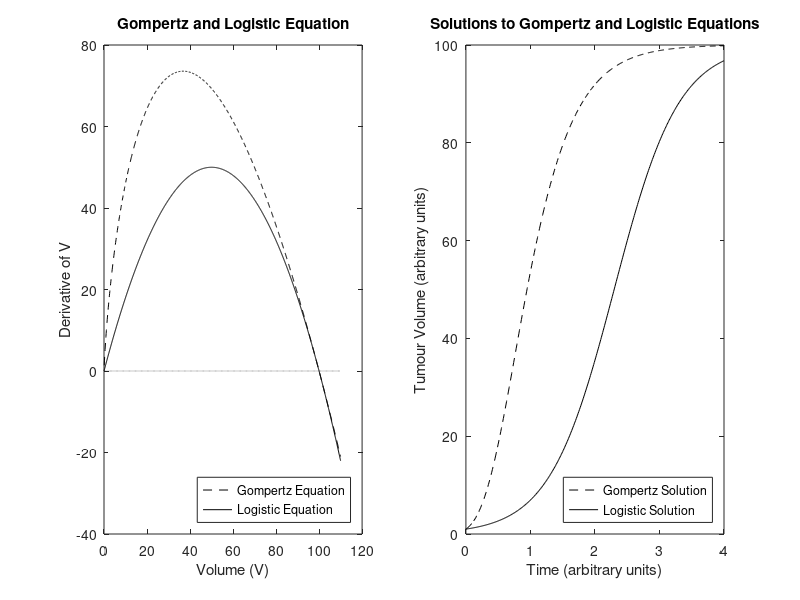

The MATLAB script that drew this image:
% MAT3395
% Mohammed Chamma, Stewart Clelland, Alex Commeau
% Assignment 4 Question 3
function y = A4Q3
    fprintf('===');
    % plot the logistic equation
    % dV/dt = rV(1-V/k) r = 2, k = 100
    V = [0:0.1:110];
    r = 2;
    k = 100;
    logistic = r * (V .* (1 - V/k));
 
    % plot the gompertz equation
    % dV/dt = V(a-b*ln(V))
    b = r;
    a = r*log(k);
    gompertz = V.*(a - b*log(V));
    subplot(1, 2, 1);
    plot(V, gompertz, 'k--', V, logistic, 'k', V, 0*V, 'k:');
    xlabel('Volume (V)');
    ylabel('Derivative of V');
    title('Gompertz and Logistic Equation');
    legend('Gompertz Equation', 'Logistic Equation', 'Location', 'southeast');
   
    function dV = gompertzEq(t, V)
        dV = zeros(1,1);
        dV(1) = V(1)*(a - b*log(V(1)));
    end
 
    function dy = logisticEq(t, y)
        dy = zeros(1,1);
        dy(1) = r * y(1) * (1 - y(1)/k);
    end
   
    timespan=[0:0.01:4];  
    initial=[1];        
    [T, gompertzSol] = ode45(@gompertzEq,timespan,initial);
    [T2, logisticSol] = ode45(@logisticEq,timespan,initial);
    subplot(1, 2, 2);
    plot(T, gompertzSol, 'k--', T2, logisticSol, 'k');
    xlabel('Time (arbitrary units)');
    ylabel('Tumour Volume (arbitrary units)');
    title('Solutions to Gompertz and Logistic Equations');
    legend('Gompertz Solution', 'Logistic Solution', 'Location', 'southeast');
end
